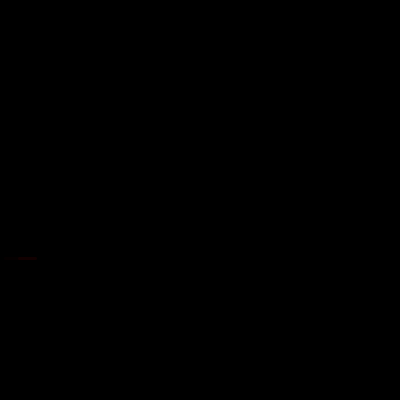
Frame 1 (no input)
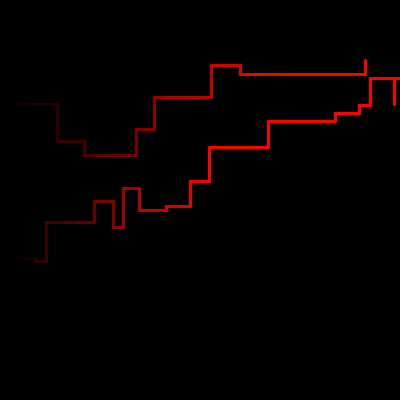
Frame 60 (the mouse pressed at the canvas centre just before this capture)
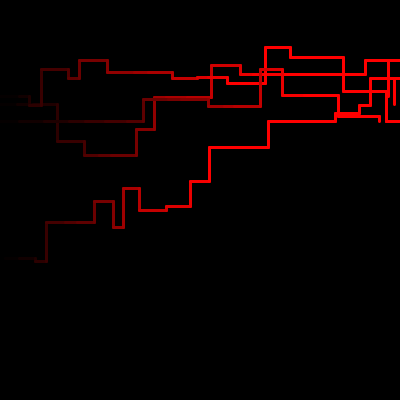
Frame 120 (the mouse held since frame 60 and released just before this capture)

The Processing sketch that drew these frames (run headless with seeded random() and noise(); from frame 60 on, the mouse is pressed at the canvas centre):

// Processing sketch: ciphers
// ── ciphers.pde
//maybe do something like text input (must hit enter to end it) 
//then, it adds to the drawing instead of overwriting it? 
//first, start with creating basic visualization
//then, make is so that I can type something and have that become part of the visualization
//then, try to make it build on previous inputs
//then, make this huge cool projection art with all the ciphers

//one thing that could be cool would be to take a picture of someone using the webcam, base64 encode it, and somehow use that string to make art! 

import java.util.Base64; 
import java.util.ArrayList; 

class Circuit {
  ArrayList<Line> circuit; 
  int strokeWeight; 
  int hue; 
  int saturation; 
  int brightness; 
  int gradient; 
  
  public Circuit(int strokeWeight, int hue, int saturation, int brightness, int gradient){
    this.strokeWeight = strokeWeight; 
    this.hue = hue; 
    this.saturation = saturation; 
    this.brightness = brightness; 
    this.gradient = gradient; 
    circuit = new ArrayList<Line> ();
    
    Line line = new Line(0,(int) random(height), (int) random(20), 1); 
    //want to start randomly on left edge
    circuit.add(line); 
    //line.createLine();   
    this.addToCircuit(); 
  }
  
  public Circuit(){
    circuit = new ArrayList<Line> (); 
  }
  
  public void addToCircuit(){
    Line prevLine = circuit.get(circuit.size() - 1); //<>//
    println(prevLine); 
    //randomly choose to go up, down, or straight
    Line newLine = new Line(); 
    newLine.xFrom = prevLine.xTo; 
    newLine.yFrom = prevLine.yTo; 
    
    int direction = (int) random(2);
    //previous line went up/down
    //0 is up / down, 1 is straight
    if (prevLine.direction < 1){
      //force it to go straight
      direction = 1;
    }
  
    //up/down
    if (direction < 1){
      newLine.xTo = prevLine.xTo; 
      int yRan = (int) random(prevLine.yFrom - 40, prevLine.yFrom + 40);
      while (yRan > height){
        yRan = (int) random(prevLine.yFrom - 50, prevLine.yFrom - 10);
      }
      newLine.yTo = yRan;      
    }
    //straight
    else {
      newLine.yTo = prevLine.yTo; 
      //only go forward
      int xRan = (int) random(prevLine.xTo + 10, prevLine.xTo + 30);
      //println(xRan); 
      //reset
      if (xRan >= width){
         //println(xRan); 
         //xRan = (int) random(prevLine.xTo - 50, prevLine.xTo - 10); 
         
         //end the line
         Line endLine = new Line(prevLine.xFrom, prevLine.yFrom, width, direction);
         circuit.add(endLine); 
         endLine.createLine(); 
         //reset
         newLine.xFrom = 0; 
         newLine.xTo = (int) random(0,20); 
         this.brightness = 0;
         //remove all stuff from array? would this work?
         circuit.clear(); 
      }
      else {
        newLine.xTo = xRan;
      }
    }
  
    newLine.direction = direction; 
    //creating new line
    circuit.add(newLine); 
    brightness+=2; 
    newLine.createLine(); 
  }
  
  class Line{
    int xFrom, yFrom, xTo, yTo; 
    int lineColor = 255; 
    float direction = 1; 
    public Line(int x1, int y1, int x2, int direction){
      xFrom = x1; 
      yFrom = y1; 
      xTo = x2; 
      yTo = y1; 
      this.direction = direction; 
    }
    public Line(){
    }
    
    public String toString(){
      return Float.toString(xFrom) + " " + Float.toString(yFrom) + " " + Float.toString(xTo) + " " + Float.toString(yTo)  + " " +Float.toString(lineColor); 
    }
    
    public void createLine(){
      strokeWeight(strokeWeight); 
      strokeJoin(BEVEL); 
      stroke(0, saturation, brightness); 
      line(xFrom, yFrom, xTo, yTo); 
      brightness+=gradient; 
    }
}
}

Circuit circuit1; 
Circuit circuit2; 

void setup(){
  //fullScreen();
  size(400,400);
  colorMode(HSB, 360, 100, 100); 

  background(0);
  //starting off
  //int strokeWeight, int hue, int saturation, int brightness, int gradient
  circuit1 = new Circuit(3, 10, 100, 0, 3); 
  //circuit2 = new Circuit(3, 360, 50, 0, 1); 

  frameRate(5); 
}

void draw() {
  circuit1.addToCircuit(); //<>//
  //circuit2.addToCircuit(); 

}
